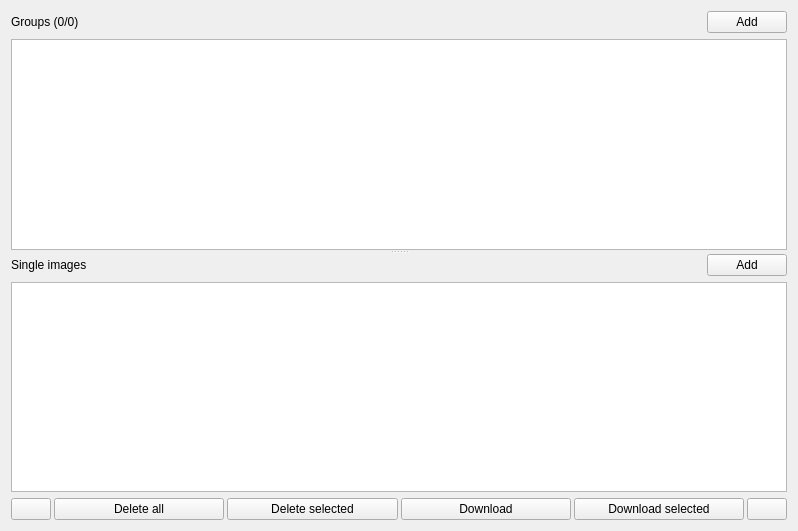
<?xml version="1.0" encoding="UTF-8"?>
<ui version="4.0">
 <class>DownloadsTab</class>
 <widget class="QWidget" name="DownloadsTab">
  <property name="geometry">
   <rect>
    <x>0</x>
    <y>0</y>
    <width>798</width>
    <height>531</height>
   </rect>
  </property>
  <property name="sizePolicy">
   <sizepolicy hsizetype="Ignored" vsizetype="Ignored">
    <horstretch>0</horstretch>
    <verstretch>0</verstretch>
   </sizepolicy>
  </property>
  <property name="maximumSize">
   <size>
    <width>16777214</width>
    <height>16777215</height>
   </size>
  </property>
  <property name="windowTitle">
   <string>Downloads</string>
  </property>
  <property name="windowIcon">
   <iconset resource="../../resources/resources.qrc">
    <normaloff>:/images/icon.ico</normaloff>:/images/icon.ico</iconset>
  </property>
  <layout class="QVBoxLayout" name="verticalLayout">
   <item>
    <widget class="QSplitter" name="splitterDownloads">
     <property name="orientation">
      <enum>Qt::Vertical</enum>
     </property>
     <widget class="QWidget" name="widgetGroups" native="true">
      <layout class="QVBoxLayout" name="verticalLayout_5">
       <property name="leftMargin">
        <number>0</number>
       </property>
       <property name="topMargin">
        <number>0</number>
       </property>
       <property name="rightMargin">
        <number>0</number>
       </property>
       <item>
        <layout class="QHBoxLayout" name="horizontalLayout_3" stretch="1,0">
         <item>
          <widget class="QLabel" name="labelGroups">
           <property name="text">
            <string>Groups (0/0)</string>
           </property>
          </widget>
         </item>
         <item>
          <widget class="QPushButton" name="buttonAddGroup">
           <property name="text">
            <string>Add</string>
           </property>
          </widget>
         </item>
        </layout>
       </item>
       <item>
        <widget class="ToggleColumnsTableView" name="tableBatchGroups">
         <property name="contextMenuPolicy">
          <enum>Qt::CustomContextMenu</enum>
         </property>
         <property name="dragEnabled">
          <bool>true</bool>
         </property>
         <property name="dragDropOverwriteMode">
          <bool>false</bool>
         </property>
         <property name="dragDropMode">
          <enum>QAbstractItemView::InternalMove</enum>
         </property>
         <property name="defaultDropAction">
          <enum>Qt::MoveAction</enum>
         </property>
         <property name="selectionBehavior">
          <enum>QAbstractItemView::SelectRows</enum>
         </property>
         <property name="verticalScrollMode">
          <enum>QAbstractItemView::ScrollPerPixel</enum>
         </property>
         <property name="horizontalScrollMode">
          <enum>QAbstractItemView::ScrollPerPixel</enum>
         </property>
         <attribute name="horizontalHeaderHighlightSections">
          <bool>false</bool>
         </attribute>
         <attribute name="verticalHeaderHighlightSections">
          <bool>false</bool>
         </attribute>
        </widget>
       </item>
      </layout>
     </widget>
     <widget class="QWidget" name="widgetUniques" native="true">
      <layout class="QVBoxLayout" name="verticalLayout_6">
       <property name="leftMargin">
        <number>0</number>
       </property>
       <property name="rightMargin">
        <number>0</number>
       </property>
       <property name="bottomMargin">
        <number>0</number>
       </property>
       <item>
        <layout class="QHBoxLayout" name="horizontalLayout_2" stretch="1,0">
         <item>
          <widget class="QLabel" name="labelUniques">
           <property name="text">
            <string>Single images</string>
           </property>
          </widget>
         </item>
         <item>
          <widget class="QPushButton" name="buttonAddUnique">
           <property name="text">
            <string>Add</string>
           </property>
          </widget>
         </item>
        </layout>
       </item>
       <item>
        <widget class="ToggleColumnsTableView" name="tableBatchUniques">
         <property name="verticalScrollMode">
          <enum>QAbstractItemView::ScrollPerPixel</enum>
         </property>
         <property name="horizontalScrollMode">
          <enum>QAbstractItemView::ScrollPerPixel</enum>
         </property>
         <attribute name="horizontalHeaderHighlightSections">
          <bool>false</bool>
         </attribute>
         <attribute name="verticalHeaderHighlightSections">
          <bool>false</bool>
         </attribute>
        </widget>
       </item>
      </layout>
     </widget>
    </widget>
   </item>
   <item>
    <widget class="QWidget" name="widgetDownloadButtons" native="true">
     <layout class="QVBoxLayout" name="verticalLayout_2">
      <property name="spacing">
       <number>3</number>
      </property>
      <property name="leftMargin">
       <number>0</number>
      </property>
      <property name="topMargin">
       <number>0</number>
      </property>
      <property name="rightMargin">
       <number>0</number>
      </property>
      <property name="bottomMargin">
       <number>0</number>
      </property>
      <item>
       <layout class="QHBoxLayout" name="horizontalLayout" stretch="0,1,1,1,1,0">
        <item>
         <widget class="QPushButton" name="buttonMoveDown">
          <property name="text">
           <string notr="true"/>
          </property>
          <property name="icon">
           <iconset resource="../../resources/resources.qrc">
            <normaloff>:/images/icons/arrow-down.png</normaloff>:/images/icons/arrow-down.png</iconset>
          </property>
         </widget>
        </item>
        <item>
         <widget class="QPushButton" name="buttonClear">
          <property name="text">
           <string>Delete all</string>
          </property>
         </widget>
        </item>
        <item>
         <widget class="QPushButton" name="buttonClearSel">
          <property name="text">
           <string>Delete selected</string>
          </property>
         </widget>
        </item>
        <item>
         <widget class="QPushButton" name="buttonDownload">
          <property name="text">
           <string>Download</string>
          </property>
         </widget>
        </item>
        <item>
         <widget class="QPushButton" name="buttonDownloadSel">
          <property name="text">
           <string>Download selected</string>
          </property>
         </widget>
        </item>
        <item>
         <widget class="QPushButton" name="buttonMoveUp">
          <property name="text">
           <string notr="true"/>
          </property>
          <property name="icon">
           <iconset resource="../../resources/resources.qrc">
            <normaloff>:/images/icons/arrow-up.png</normaloff>:/images/icons/arrow-up.png</iconset>
          </property>
         </widget>
        </item>
       </layout>
      </item>
     </layout>
    </widget>
   </item>
  </layout>
 </widget>
 <customwidgets>
  <customwidget>
   <class>ToggleColumnsTableView</class>
   <extends>QTableView</extends>
   <header>ui/toggle-columns-table-view.h</header>
  </customwidget>
 </customwidgets>
 <resources>
  <include location="../../resources/resources.qrc"/>
 </resources>
 <connections>
  <connection>
   <sender>buttonAddGroup</sender>
   <signal>clicked()</signal>
   <receiver>DownloadsTab</receiver>
   <slot>addGroup()</slot>
   <hints>
    <hint type="sourcelabel">
     <x>787</x>
     <y>30</y>
    </hint>
    <hint type="destinationlabel">
     <x>793</x>
     <y>221</y>
    </hint>
   </hints>
  </connection>
  <connection>
   <sender>buttonAddUnique</sender>
   <signal>clicked()</signal>
   <receiver>DownloadsTab</receiver>
   <slot>addUnique()</slot>
   <hints>
    <hint type="sourcelabel">
     <x>787</x>
     <y>282</y>
    </hint>
    <hint type="destinationlabel">
     <x>790</x>
     <y>447</y>
    </hint>
   </hints>
  </connection>
  <connection>
   <sender>buttonMoveDown</sender>
   <signal>clicked()</signal>
   <receiver>DownloadsTab</receiver>
   <slot>batchMoveDown()</slot>
   <hints>
    <hint type="sourcelabel">
     <x>37</x>
     <y>520</y>
    </hint>
    <hint type="destinationlabel">
     <x>6</x>
     <y>511</y>
    </hint>
   </hints>
  </connection>
  <connection>
   <sender>buttonMoveUp</sender>
   <signal>clicked()</signal>
   <receiver>DownloadsTab</receiver>
   <slot>batchMoveUp()</slot>
   <hints>
    <hint type="sourcelabel">
     <x>760</x>
     <y>508</y>
    </hint>
    <hint type="destinationlabel">
     <x>790</x>
     <y>509</y>
    </hint>
   </hints>
  </connection>
  <connection>
   <sender>buttonDownloadSel</sender>
   <signal>clicked()</signal>
   <receiver>DownloadsTab</receiver>
   <slot>batchSel()</slot>
   <hints>
    <hint type="sourcelabel">
     <x>753</x>
     <y>518</y>
    </hint>
    <hint type="destinationlabel">
     <x>792</x>
     <y>478</y>
    </hint>
   </hints>
  </connection>
  <connection>
   <sender>buttonDownload</sender>
   <signal>clicked()</signal>
   <receiver>DownloadsTab</receiver>
   <slot>getAll()</slot>
   <hints>
    <hint type="sourcelabel">
     <x>574</x>
     <y>518</y>
    </hint>
    <hint type="destinationlabel">
     <x>581</x>
     <y>466</y>
    </hint>
   </hints>
  </connection>
  <connection>
   <sender>buttonClear</sender>
   <signal>clicked()</signal>
   <receiver>DownloadsTab</receiver>
   <slot>batchClear()</slot>
   <hints>
    <hint type="sourcelabel">
     <x>145</x>
     <y>518</y>
    </hint>
    <hint type="destinationlabel">
     <x>73</x>
     <y>468</y>
    </hint>
   </hints>
  </connection>
  <connection>
   <sender>buttonClearSel</sender>
   <signal>clicked()</signal>
   <receiver>DownloadsTab</receiver>
   <slot>batchClearSel()</slot>
   <hints>
    <hint type="sourcelabel">
     <x>395</x>
     <y>518</y>
    </hint>
    <hint type="destinationlabel">
     <x>301</x>
     <y>466</y>
    </hint>
   </hints>
  </connection>
  <connection>
   <sender>tableBatchGroups</sender>
   <signal>customContextMenuRequested(QPoint)</signal>
   <receiver>DownloadsTab</receiver>
   <slot>batchDownloadsTableContextMenu(QPoint)</slot>
   <hints>
    <hint type="sourcelabel">
     <x>765</x>
     <y>126</y>
    </hint>
    <hint type="destinationlabel">
     <x>794</x>
     <y>118</y>
    </hint>
   </hints>
  </connection>
 </connections>
 <slots>
  <slot>updateBatchGroups(int,int)</slot>
  <slot>addGroup()</slot>
  <slot>addUnique()</slot>
  <slot>batchMoveUp()</slot>
  <slot>batchMoveDown()</slot>
  <slot>batchSel()</slot>
  <slot>getAll()</slot>
  <slot>batchClear()</slot>
  <slot>batchClearSel()</slot>
  <slot>batchDownloadsTableContextMenu(QPoint)</slot>
 </slots>
</ui>
